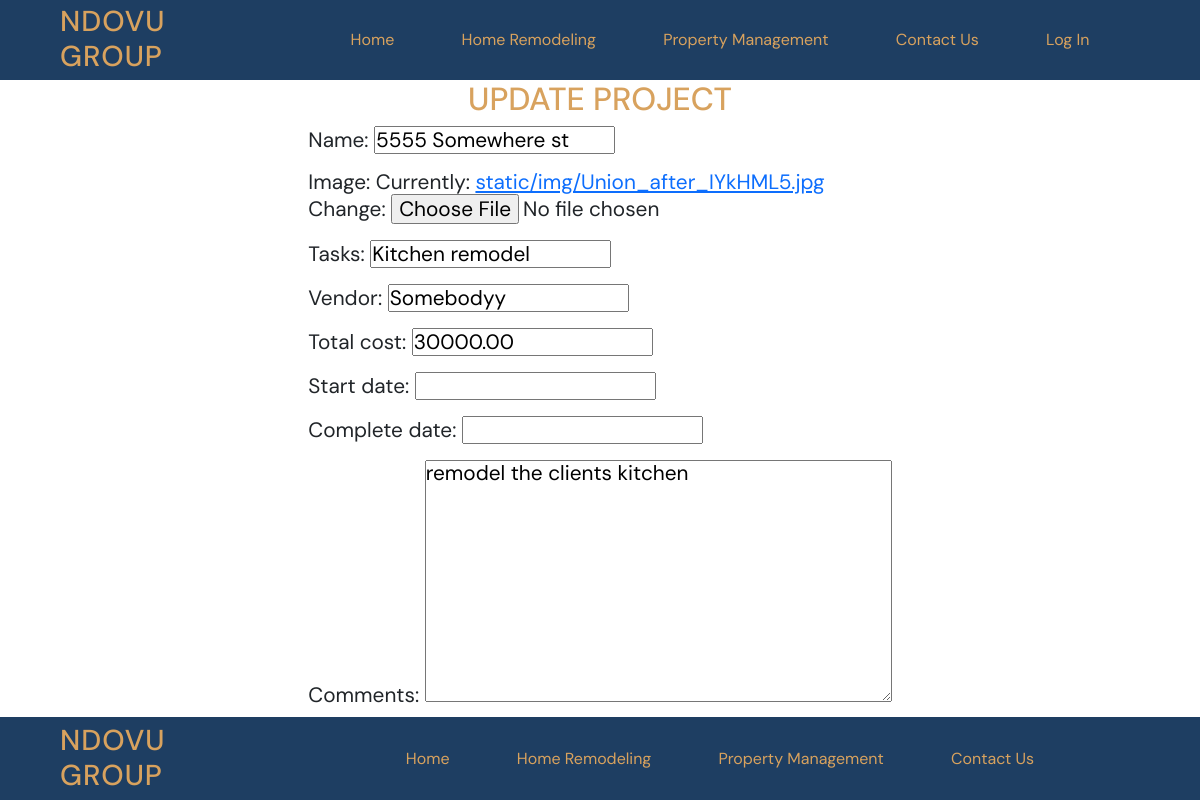
Before: /projects/2/update/ with the older database file.
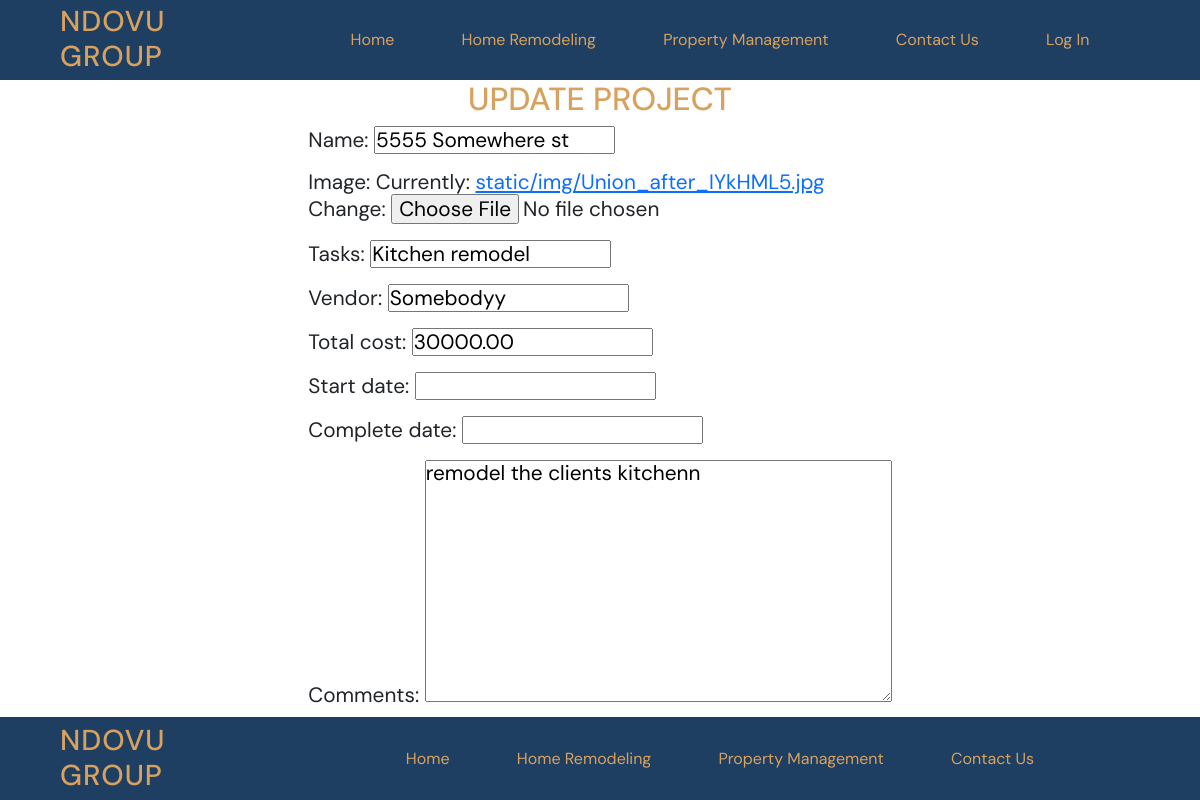
After: the same page with the newer database file.
### projects/models.py (models this page shows, shortened)
class Project(models.Model):
    name = models.CharField(max_length=128)
    image = models.ImageField(upload_to="static/img")
    tasks = models.CharField(max_length=200)
    vendor = models.CharField(max_length=50)
    total_cost = MoneyField(max_digits=14, decimal_places=2, default_currency='USD')
    comments = models.TextField()
    start_date = models.DateField(null=True, blank=True)
    complete_date = models.DateField(null=True, blank=True)

### projects/views.py (the view)
# urls.py: path("<int:pk>/update/", views.ProjectUpdateView.as_view(), name="update"),
class ProjectUpdateView(UpdateView): #update current records
        template_name = "projects/update_project.html"
        model = Project
        fields = ["name", "image", "tasks", "vendor", "total_cost", "start_date", "complete_date", "comments" ]

### templates/projects/update_project.html (shortened to what this page needs)
{% extends 'base.html' %}
{% block content%}
<h1>Update Project</h1>
<section class="center-row">
<form method="POST" enctype="multipart/form-data">
    {{ form.as_p }}
    </form>
    </section>
{% endblock content%}

Changed rows visible on the page:
changed Project "5555 Somewhere st": comments "remodel the clients kitchen" → "remodel the clients kitchenn"
